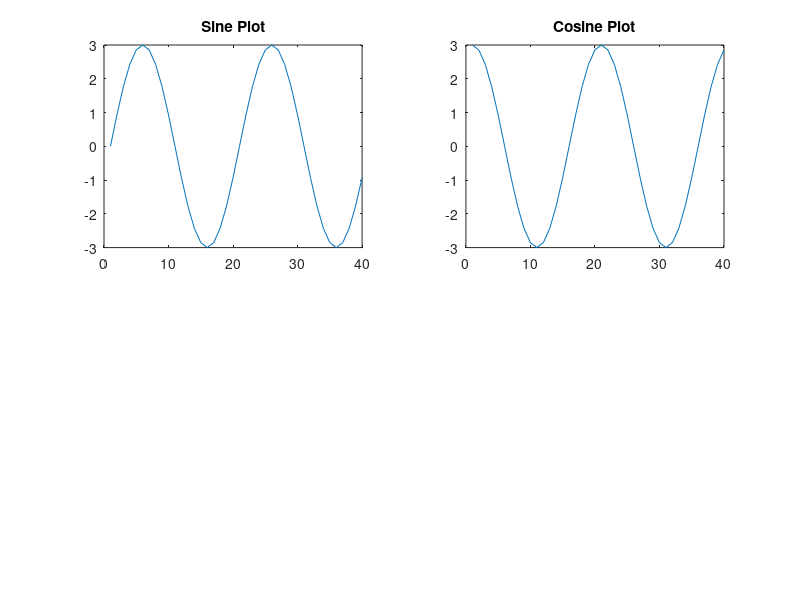

This chart was generated by the following MATLAB code:
clc
x=3*sin(2*pi*(50/1000)*[0:39]);
subplot(2,2,1);
plot(x);
title('Sine Plot');
y=3*cos(2*pi*(50/1000)*[0:39]);
subplot(2,2,2);
plot(y);
title('Cosine Plot');


